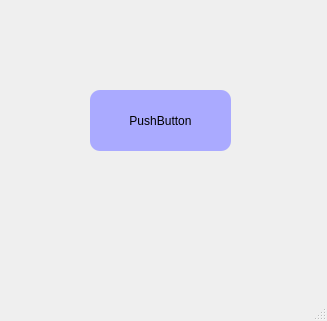
<?xml version="1.0" encoding="UTF-8"?>
<ui version="4.0">
 <class>MainWindow</class>
 <widget class="QMainWindow" name="MainWindow">
  <property name="geometry">
   <rect>
    <x>0</x>
    <y>0</y>
    <width>327</width>
    <height>321</height>
   </rect>
  </property>
  <property name="windowTitle">
   <string>MainWindow</string>
  </property>
  <widget class="QWidget" name="centralwidget">
   <widget class="QPushButton" name="pushButton">
    <property name="geometry">
     <rect>
      <x>90</x>
      <y>90</y>
      <width>141</width>
      <height>61</height>
     </rect>
    </property>
    <property name="styleSheet">
     <string notr="true">QPushButton#pushButton {
	background-color: rgb(170, 170, 255);
	border-radius: 10px;
}</string>
    </property>
    <property name="text">
     <string>PushButton</string>
    </property>
   </widget>
  </widget>
  <widget class="QMenuBar" name="menubar">
   <property name="geometry">
    <rect>
     <x>0</x>
     <y>0</y>
     <width>327</width>
     <height>22</height>
    </rect>
   </property>
  </widget>
  <widget class="QStatusBar" name="statusbar"/>
 </widget>
 <resources/>
 <connections/>
</ui>
